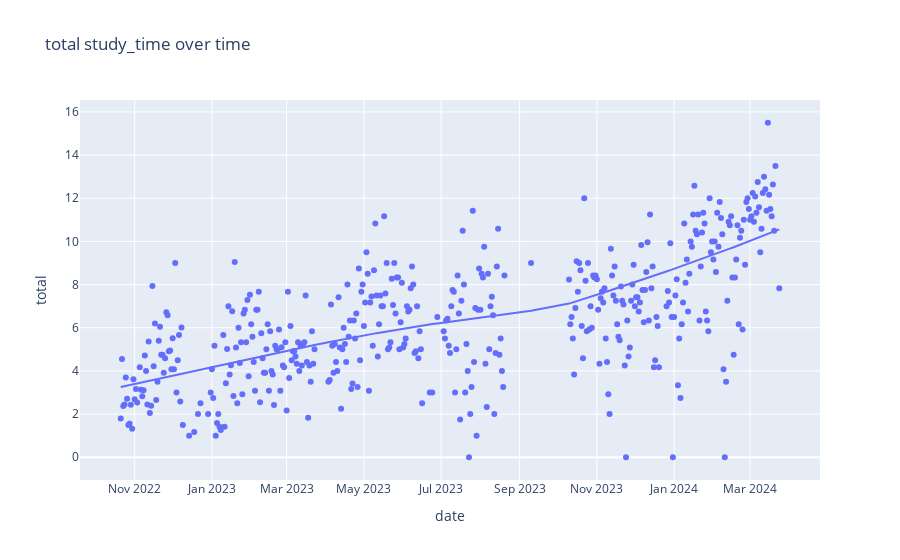

Notebook code cell kept with this figure:
### Code cell
px.scatter(clean_study, x='date',y='total', title='total study_time over time',trendline='lowess')

### Figure 1 — Plotly figure (JSON) as saved in the notebook; plotly's stock layout.template omitted (floating-point values rounded to 4 significant figures; data arrays with more than 128 entries replaced by an {"elided": "..."} marker saying what was removed)
{"data": [{"hovertemplate": "date=%{x}<br>total=%{y}<extra></extra>", "legendgroup": "", "marker": {"color": "#636efa", "symbol": "circle"}, "mode": "markers", "name": "", "orientation": "v", "showlegend": false, "type": "scatter", "x": {"elided": "424 str values"}, "xaxis": "x", "y": {"elided": "424 float values"}, "yaxis": "y"}, {"hovertemplate": "<b>LOWESS trendline</b><br><br>date=%{x}<br>total=%{y} <b>(trend)</b><extra></extra>", "legendgroup": "", "marker": {"color": "#636efa", "symbol": "circle"}, "mode": "lines", "name": "", "showlegend": false, "type": "scatter", "x": {"elided": "424 str values"}, "xaxis": "x", "y": {"elided": "424 float values"}, "yaxis": "y"}], "layout": {"legend": {"tracegroupgap": 0}, "title": {"text": "total study_time over time"}, "xaxis": {"anchor": "y", "domain": [0, 1], "title": {"text": "date"}}, "yaxis": {"anchor": "x", "domain": [0, 1], "title": {"text": "total"}}}}
